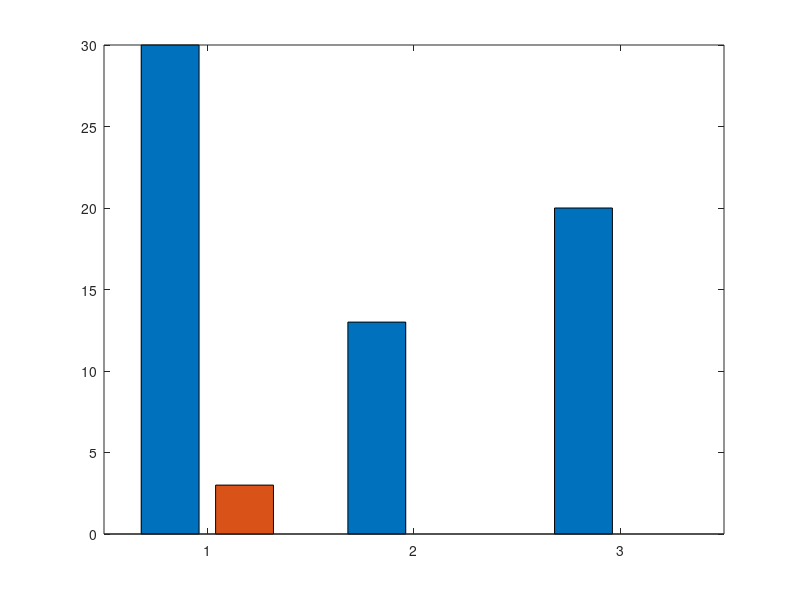

The MATLAB script that drew this image: (Note: this script raises an error after producing the figure.)
function plotting_histogram_delay

figure('Position',[0,0,1200,1900],'Color','w');
b=bar([30,3;13,0;20,0]);
b(1).FaceColor='y';
b(2).FaceColor='c';

% bar([1,3,5],[30,13,20],'FaceColor','g');
% hold on;
% bar([2,4,6],[3,0,0],'FaceColor','c');
box on;
xlabel('Strain');
ylabel('Fold Change');
set(gca,'Linewidth',3,'FontSize',20,'XTicklabel',{'WT','ECF41','UN'});
a=axis;
axis([a(1),a(2),a(3),35]);
legend({'YFP','CFP'});
title('Induction after 2h');